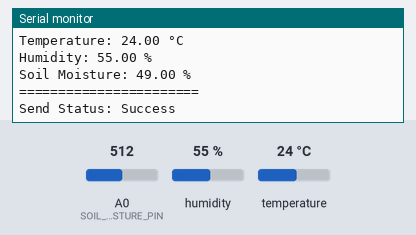
Simulated run of this sketch. Board: ESP8266 (NodeMCU). Shown: the last lines printed to the serial monitor. Inputs (shaded band) come from the test bench; at power-on: humidity 55 %, A0 (SOIL_MOISTURE_PIN) = 512, temperature 24 °C.

Above: at 2.2 s.
2.3 s: humidity set to 22 %
8.3 s: A0 (SOIL_MOISTURE_PIN) set to 716
At 11.6 s:
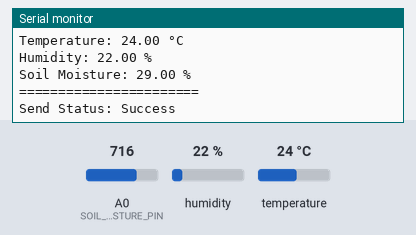
14.3 s: temperature set to 12 °C
20.3 s: A0 (SOIL_MOISTURE_PIN) set to 900
At 22.7 s:
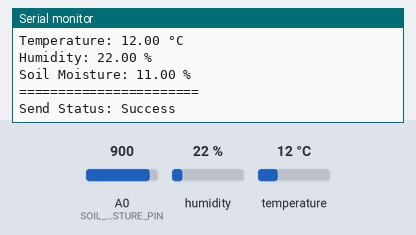
26.3 s: humidity set to 40 %
Timing chart, 0 to 29.3 s (numbered marks = the images above; inputs shaded):
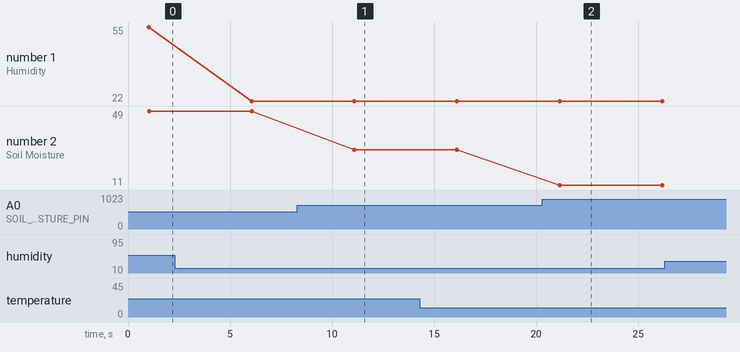

Measured:
- after the input at 8.3 s, the serial monitor: prints a new line after 2.8 s (image 1)
- after the input at 20.3 s, the serial monitor: prints a new line after 0.85 s (image 2)
- plotted number 1: 55 → 22 after the input at 2.3 s, 22 → 40 after the input at 26.3 s
- plotted number 2: 49 → 29 after the input at 8.3 s, 29 → 11 after the input at 20.3 s

The sketch:

client.ino
```cpp
#include <ESP8266WiFi.h>
#include <espnow.h>
#include <DHT.h>

// Check check_mac.ino
uint8_t serverAddress[] = {0xFF, 0xFF, 0xFF, 0xFF, 0xFF};

// Set the WiFi channel to match server
// Reasons in README
#define WIFI_CHANNEL 9

String DEVICE_ID = "sensor_01";
// TODO: make this dynamic

// Sensor pins
#define DHTPIN 2             // DHT11 data pin
#define DHTTYPE DHT11        // DHT11 sensor type
#define SOIL_MOISTURE_PIN A0 // Soil moisture analog pin

DHT dht(DHTPIN, DHTTYPE);

typedef struct sensor_data
{
    char device_id[20];
    float soil_moisture;
    float soil_ph;
    float air_temp;
    float humidity;
    float battery;
    float solar_voltage;
} sensor_data;

sensor_data myData;

void onSent(uint8_t *mac, uint8_t status)
{
    Serial.print("Send Status: ");
    if (status == 0)
    {
        Serial.println("Success");
    }
    else
    {
        Serial.println("Failed");
    }
}

float readSoilMoisture()
{
    int rawValue = analogRead(SOIL_MOISTURE_PIN);
    // Convert to percentage (adjust these values based on your sensor)
    // Typical: 1024 = dry (0%), 0 = wet (100%)
    float percentage = map(rawValue, 1024, 0, 0, 100);
    percentage = constrain(percentage, 0, 100);
    return percentage;
}

void setup()
{
    Serial.begin(115200);
    delay(1000);

    // Initialize DHT sensor
    dht.begin();

    WiFi.mode(WIFI_STA);
    WiFi.disconnect();

    // Set the WiFi channel without connecting
    wifi_set_channel(WIFI_CHANNEL);

    Serial.print("Client MAC: ");
    Serial.println(WiFi.macAddress());
    Serial.print("WiFi Channel: ");
    Serial.println(wifi_get_channel());

    if (esp_now_init() != 0)
    {
        Serial.println("Error initializing ESP-NOW");
        return;
    }

    esp_now_set_self_role(ESP_NOW_ROLE_CONTROLLER);
    esp_now_register_send_cb(onSent);

    int result = esp_now_add_peer(serverAddress, ESP_NOW_ROLE_SLAVE, 1, NULL, 0);
    if (result == 0)
    {
        Serial.println("Peer added successfully");
    }
    else
    {
        Serial.print("Failed to add peer: ");
        Serial.println(result);
    }

    Serial.println("Client ready - Sensors initialized");
}

void loop()
{
    // Read DHT11 sensor
    float temp = dht.readTemperature();
    float hum = dht.readHumidity();

    // Read soil moisture
    float soilMoisture = readSoilMoisture();

    // Check if DHT readings failed
    if (isnan(temp) || isnan(hum))
    {
        Serial.println("Failed to read from DHT sensor!");
        temp = 0;
        hum = 0;
    }

    // Prepare data packet
    DEVICE_ID.toCharArray(myData.device_id, 20);
    myData.soil_moisture = soilMoisture;
    myData.soil_ph = 7.8; // Placeholder - add pH sensor later
    myData.air_temp = temp;
    myData.humidity = hum;
    myData.battery = 100.0;     // Placeholder - add battery monitor later
    myData.solar_voltage = 0.0; // Placeholder - add solar panel monitor later

    // Print readings
    Serial.println("=== Sensor Readings ===");
    Serial.print("Device ID: ");
    Serial.println(myData.device_id);
    Serial.print("Temperature: ");
    Serial.print(myData.air_temp);
    Serial.println(" °C");
    Serial.print("Humidity: ");
    Serial.print(myData.humidity);
    Serial.println(" %");
    Serial.print("Soil Moisture: ");
    Serial.print(myData.soil_moisture);
    Serial.println(" %");
    Serial.println("=======================");

    // Send data
    esp_now_send(serverAddress, (uint8_t *)&myData, sizeof(myData));

    delay(5000);
}
```
